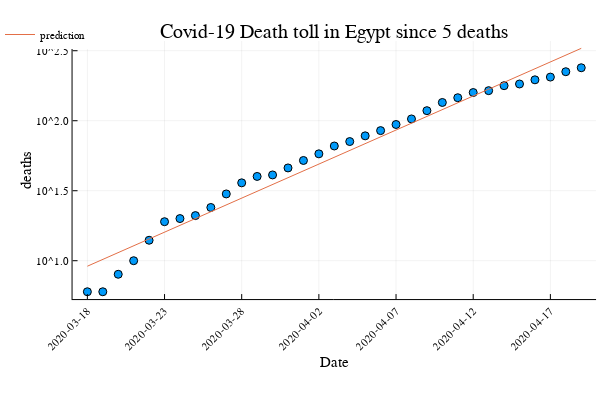

Notebook cell for this chart:
### Code cell
scatter(1:length(dates),deaths, ylabel="deaths", label="",  xlabel="Date",
    title="Covid-19 Death toll in $country since $death_threshold deaths", 
    yscale=:log10,
    legend=:topleft, xrotation=45, 
    xticks=(1:date_density:length(dates),string.(dates[1:date_density:length(dates)])))
plot!([exp(v[1]+v[2]*x) for x=1:length(dates)], label="prediction")

### Figure 1 — Plotly figure (JSON) as saved in the notebook; plotly's stock layout.template omitted (floating-point values rounded to 4 significant figures)
{"data": [{"colorbar": {"title": ""}, "legendgroup": "", "marker": {"color": "rgba(0, 154, 250, 1.000)", "line": {"color": "rgba(0, 0, 0, 1.000)", "width": 1}, "size": 8, "symbol": "circle"}, "mode": "markers", "name": "", "showlegend": false, "type": "scatter", "x": [1, 2, 3, 4, 5, 6, 7, 8, 9, 10, 11, 12, 13, 14, 15, 16, 17, 18, 19, 20, 21, 22, 23, 24, 25, 26, 27, 28, 29, 30, 31, 32, 33], "xaxis": "x1", "y": [6, 6, 8, 10, 14, 19, 20, 21, 24, 30, 36, 40, 41, 46, 52, 58, 66, 71, 78, 85, 94, 103, 118, 135, 146, 159, 164, 178, 183, 196, 205, 224, 239], "yaxis": "y1", "zmax": null, "zmin": null}, {"colorbar": {"title": ""}, "legendgroup": "prediction", "line": {"color": "rgba(227, 111, 71, 1.000)", "dash": "solid", "shape": "linear", "width": 1}, "mode": "lines", "name": "prediction", "showlegend": true, "type": "scatter", "x": [1, 2, 3, 4, 5, 6, 7, 8, 9, 10, 11, 12, 13, 14, 15, 16, 17, 18, 19, 20, 21, 22, 23, 24, 25, 26, 27, 28, 29, 30, 31, 32, 33], "xaxis": "x1", "y": [9.136, 10.22, 11.43, 12.78, 14.3, 15.99, 17.89, 20.01, 22.38, 25.03, 28.0, 31.32, 35.03, 39.18, 43.82, 49.01, 54.82, 61.32, 68.58, 76.71, 85.8, 95.96, 107.3, 120.1, 134.3, 150.2, 168.0, 187.9, 210.2, 235.1, 262.9, 294.1, 328.9], "yaxis": "y1", "zmax": null, "zmin": null}], "layout": {"annotations": [{"font": {"color": "rgba(0, 0, 0, 1.000)", "family": "sans-serif", "size": 20}, "rotation": 0, "showarrow": false, "text": "Covid-19 Death toll in Egypt since 5 deaths", "x": 0.5572, "xanchor": "center", "xref": "paper", "y": 1, "yanchor": "top", "yref": "paper"}], "height": 400, "legend": {"bgcolor": "rgba(255, 255, 255, 1.000)", "bordercolor": "rgba(0, 0, 0, 1.000)", "font": {"color": "rgba(0, 0, 0, 1.000)", "family": "sans-serif", "size": 11}, "tracegroupgap": 0, "x": 0, "y": 1}, "margin": {"b": 20, "l": 0, "r": 0, "t": 20}, "paper_bgcolor": "rgba(255, 255, 255, 1.000)", "plot_bgcolor": "rgba(255, 255, 255, 1.000)", "showlegend": true, "width": 600, "xaxis": {"anchor": "y1", "domain": [0.1209, 0.9934], "gridcolor": "rgba(0, 0, 0, 0.100)", "gridwidth": 0.5, "linecolor": "rgba(0, 0, 0, 1.000)", "mirror": false, "range": [0.04, 33.96], "showgrid": true, "showline": true, "showticklabels": true, "tickangle": -45, "tickcolor": "rgb(0, 0, 0)", "tickfont": {"color": "rgba(0, 0, 0, 1.000)", "family": "sans-serif", "size": 11}, "tickmode": "array", "ticks": "inside", "ticktext": ["2020-03-18", "2020-03-23", "2020-03-28", "2020-04-02", "2020-04-07", "2020-04-12", "2020-04-17"], "tickvals": [1, 6, 11, 16, 21, 26, 31], "title": "Date", "titlefont": {"color": "rgba(0, 0, 0, 1.000)", "family": "sans-serif", "size": 15}, "type": "-", "visible": true, "zeroline": false, "zerolinecolor": "rgba(0, 0, 0, 1.000)"}, "yaxis": {"anchor": "x1", "domain": [0.2248, 0.9415], "gridcolor": "rgba(0, 0, 0, 0.100)", "gridwidth": 0.5, "linecolor": "rgba(0, 0, 0, 1.000)", "mirror": false, "range": [0.726, 2.569], "showgrid": true, "showline": true, "showticklabels": true, "tickangle": 0, "tickcolor": "rgb(0, 0, 0)", "tickfont": {"color": "rgba(0, 0, 0, 1.000)", "family": "sans-serif", "size": 11}, "tickmode": "array", "ticks": "inside", "ticktext": ["10^1.0", "10^1.5", "10^2.0", "10^2.5"], "tickvals": [10, 31.62, 100, 316.2], "title": "deaths", "titlefont": {"color": "rgba(0, 0, 0, 1.000)", "family": "sans-serif", "size": 15}, "type": "log", "visible": true, "zeroline": false, "zerolinecolor": "rgba(0, 0, 0, 1.000)"}}}
